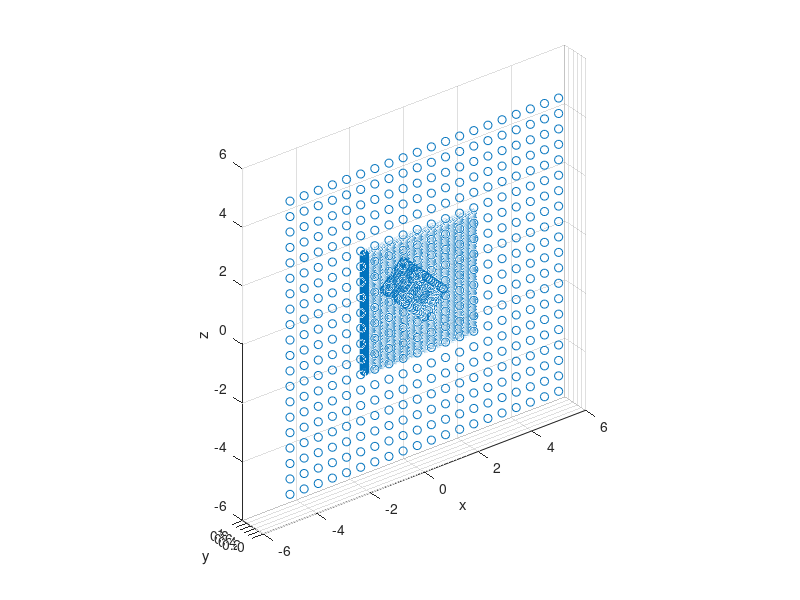

Source code (MATLAB):
%
% history points for Wall-Mounted Cube
%

clear;

%-----------------------------------------------------%
al = '90';
al = '45';

casename = 'wmc';

%-----------------------------------------------------%
x = [];
y = [];
z = [];

% bed - surface 0
xmn = -5; xmx = 5; nx = 20;
zmn = -5; zmx = 5; nz = 20;

x0 = linspace(xmn,xmx,nx);
z0 = linspace(zmn,zmx,nz);
[x0,z0] = meshgrid(x0,z0);

x = [x;  reshape(x0,[nx*nz,1])];
y = [y;0*reshape(x0,[nx*nz,1])];
z = [z;  reshape(z0,[nx*nz,1])];

% cube sides
nl = 10; % lateral  (x,z)
nv = 10; % vertical (y)

ys = linspace(0   ,1  ,nv);
zs = linspace(-0.5,0.5,nl);
[ys,zs] = meshgrid(ys,zs);

xs = 0.5+0*reshape(ys,[nl*nv,1]);
ys =       reshape(ys,[nl*nv,1]);
zs =       reshape(zs,[nl*nv,1]);

xx = [xs];
yy = [ys];
zz = [zs];

for i=1:3
	r=i*pi/2;
	M=[cos(r),-sin(r);sin(r),cos(r)];
	xz=[xs,zs]*M';
	xx=[xx;xz(:,1)];
	yy=[yy;ys];
	zz=[zz;xz(:,2)];
end

% cube top
x5 = linspace(-0.5,0.5,nl);
z5 = linspace(-0.5,0.5,nl);
[x5,z5] = meshgrid(x5,z5);

xx = [xx;    reshape(x5,[nl*nl,1])];
yy = [yy;1+0*reshape(x5,[nl*nl,1])];
zz = [zz;    reshape(z5,[nl*nl,1])];

if(al=='45')
	a=pi/4;
	M=[cos(a),-sin(a);sin(a),cos(a)];
	xz=[xx,zz]*M';
	xx=xz(:,1);
	yy=yy;
	zz=xz(:,2);
end

x = [x;xx];
y = [y;yy];
z = [z;zz];

% horizontal surface y = 0.3
xmn = -2; xmx = 2; n2 = 200;
zmn = -2; zmx = 2; n2 = 200;

x0 = linspace(xmn,xmx,n2);
z0 = linspace(zmn,zmx,n2);
[x0,z0] = meshgrid(x0,z0);

x = [x;      reshape(x0,[n2*n2,1])];
y = [y;0.3+0*reshape(x0,[n2*n2,1])];
z = [z;      reshape(z0,[n2*n2,1])];

%-----------------------------------------------------%
% create file casename.his
format long
A = [x,y,z];
n = nx*nz + 4*nl*nv + nl*nl + n2*n2;
casename=[casename,'.his'];
fID = fopen(casename,'w');
fprintf(fID, [num2str(n) ' !=',num2str(nx),'x',num2str(nz)...
                           'x',num2str(nl),'x',num2str(nv)...
                                 ,' monitoring points\n']);
dlmwrite(casename,A,'delimiter',' ','-append');
type(casename)
%-----------------------------------------------------%
scatter3(x,y,z);
xlabel('x');
ylabel('y');
zlabel('z');
daspect([1 1 1]);
